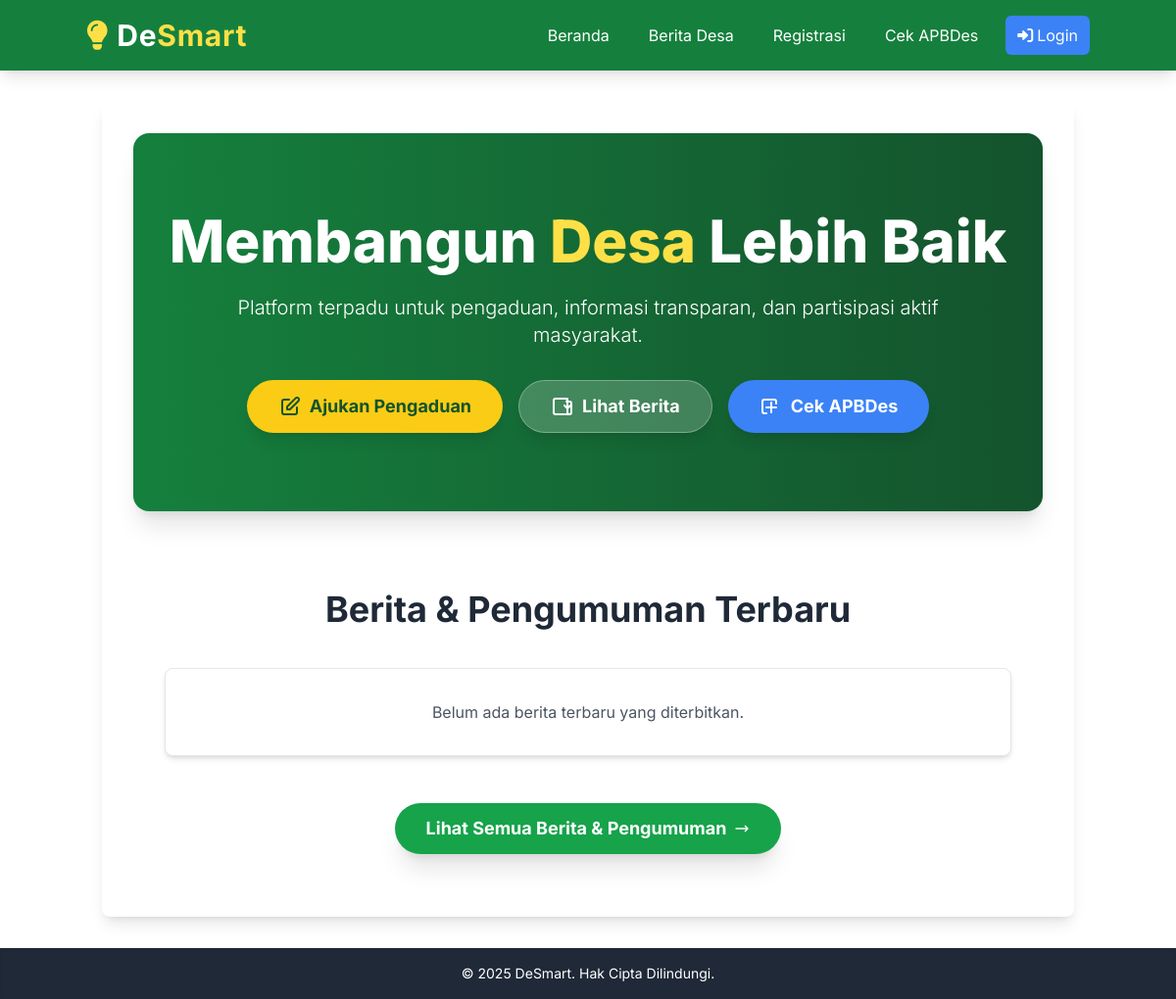
Before: / with the older database file.
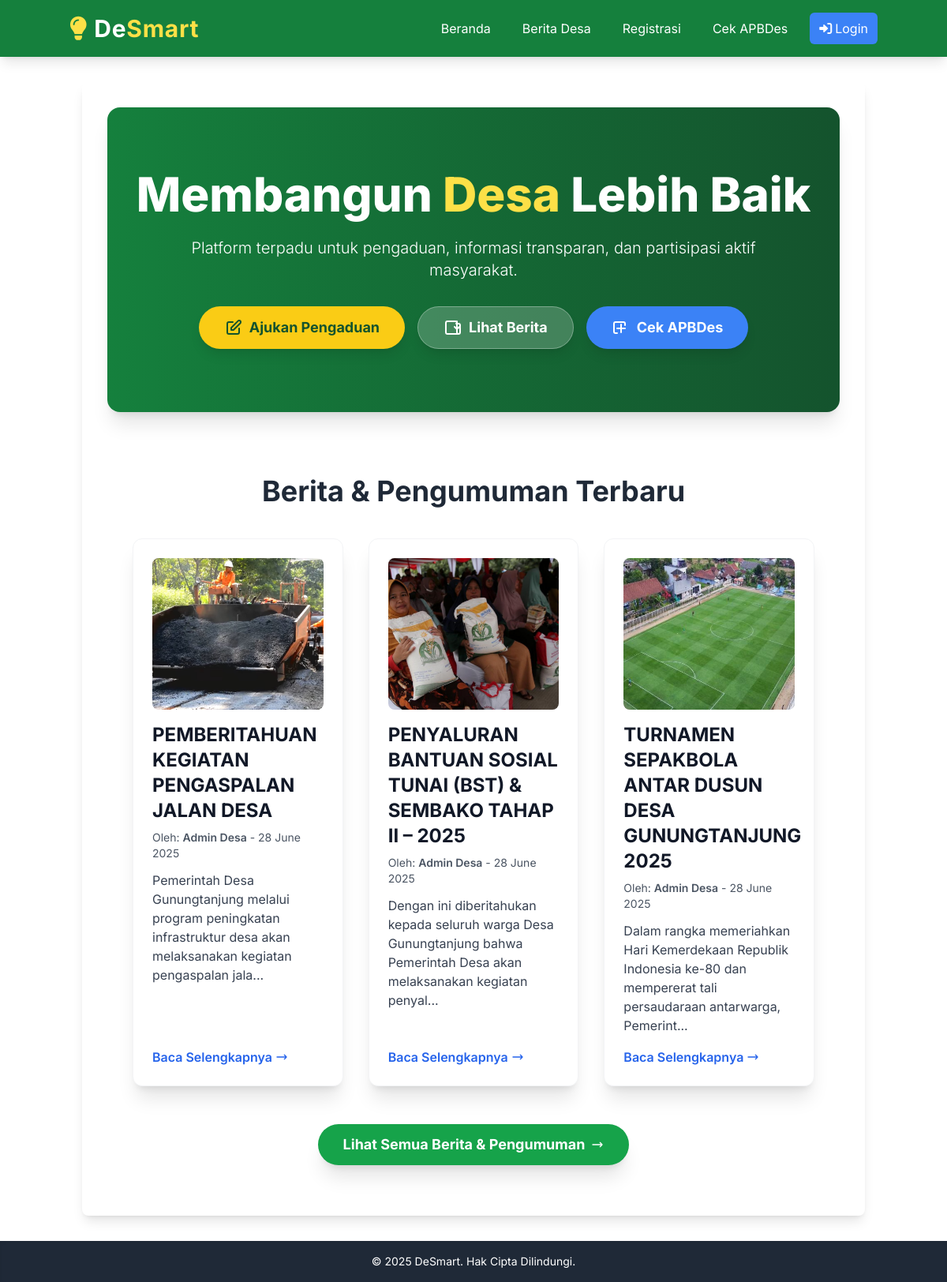
After: the same page with the newer database file.
### models.py (models this page shows, shortened)
class Berita(db.Model):
    id = db.Column(db.Integer, primary_key=True)
    judul = db.Column(db.String(200), nullable=False)
    isi_berita = db.Column(db.Text, nullable=False)
    url_gambar_utama = db.Column(db.String(255), nullable=True)
    tanggal_publikasi = db.Column(db.DateTime, default=datetime.utcnow)
    penulis = db.Column(db.String(50), default='Admin Desa', nullable=False) # Penulis berita, defaultnya Admin Desa

### app.py (the view)
@app.route('/')
def index():
    berita_terbaru = Berita.query.order_by(Berita.tanggal_publikasi.desc()).limit(3).all()
    return render_template('index.html', berita_terbaru=berita_terbaru)

### templates/index.html (shortened to what the changed rows need)
{% extends 'layout.html' %}
{% block content %}
    <section class="relative bg-gradient-to-r from-green-700 to-green-900 text-white py-12 px-4 md:py-20 md:px-8 rounded-2xl shadow-xl mb-12 overflow-hidden">
        <div class="relative z-10 max-w-4xl mx-auto text-center">
            <h1 class="text-4xl sm:text-5xl md:text-6xl font-extrabold leading-tight mb-4 md:mb-6 animate-fade-in-down">
                Membangun <span class="text-yellow-300">Desa</span> Lebih Baik
            </h1>
        </div>
    </section>
    <section class="py-8 px-4 sm:px-6 md:px-8 animate-on-scroll opacity-0 transform translate-y-10">
        <h2 class="text-3xl md:text-4xl font-bold text-center text-gray-800 mb-8 md:mb-10">Berita & Pengumuman Terbaru</h2>
        <div class="grid grid-cols-1 md:grid-cols-2 lg:grid-cols-3 gap-6 md:gap-8">
            {% if berita_terbaru %}
                {% for berita_item in berita_terbaru %}
                    <div class="bg-white rounded-xl p-5 md:p-6 shadow-xl border border-gray-100 flex flex-col transform hover:scale-102 transition-transform duration-300">
                        {% if berita_item.url_gambar_utama %}
                            <div class="w-full h-40 sm:h-48 mb-4 rounded-lg overflow-hidden">
                                <img src="{{ url_for('uploaded_file', filename=berita_item.url_gambar_utama) }}" alt="{{ berita_item.judul }}" class="w-full h-full object-cover transform hover:scale-110 transition-transform duration-300">
                            </div>
                        {% else %}
                            <div class="w-full h-40 sm:h-48 bg-gray-200 rounded-lg mb-4 flex items-center justify-center text-gray-500 text-base sm:text-lg font-medium">
                                [Gambar Tidak Tersedia]
                            </div>
                        {% endif %}
                        <h3 class="text-xl sm:text-2xl font-bold text-gray-900 mb-2 leading-tight">{{ berita_item.judul }}</h3>
                        <p class="text-xs sm:text-sm text-gray-600 mb-3">Oleh: <span class="font-semibold">{{ berita_item.penulis }}</span> - {{ berita_item.tanggal_publikasi.strftime('%d %B %Y') }}</p>
                        <p class="text-sm sm:text-base text-gray-700 flex-grow mb-4">{{ berita_item.isi_berita[:120] }}{% if berita_item.isi_berita|length > 120 %}...{% endif %}</p>
                        <a href="{{ url_for('detail_berita_publik', berita_id=berita_item.id) }}" class="mt-auto inline-block text-blue-600 hover:text-blue-800 font-semibold transition-colors flex items-center text-sm sm:text-base">
                            Baca Selengkapnya
                            <svg class="ml-1 w-3 h-3 sm:w-4 sm:h-4" fill="none" stroke="currentColor" viewBox="0 0 24 24" xmlns="http://www.w3.org/2000/svg"><path stroke-linecap="round" stroke-linejoin="round" stroke-width="2" d="M17 8l4 4m0 0l-4 4m4-4H3"></path></svg>
                        </a>
                    </div>
                {% endfor %}
            {% else %}
                <p class="col-span-full text-center text-gray-600 p-8 bg-white rounded-lg shadow-md border border-gray-200">Belum ada berita terbaru yang diterbitkan.</p>
            {% endif %}
        </div>
    </section>
{% endblock %}

Changed rows visible on the page:
added Berita: url_gambar_utama (picture), judul "PEMBERITAHUAN KEGIATAN PENGASPALAN JALAN DESA", penulis "Admin Desa", tanggal_publikasi "28 June 2025", isi_berita "Pemerintah Desa Gunungtanjung melalui program peningkatan infrastruktur desa akan melaksanakan kegiatan pengaspalan jala"
added Berita: url_gambar_utama (picture), judul "PENYALURAN BANTUAN SOSIAL TUNAI (BST) & SEMBAKO TAHAP II – 2025", penulis "Admin Desa", tanggal_publikasi "28 June 2025", isi_berita "Dengan ini diberitahukan kepada seluruh warga Desa Gunungtanjung bahwa Pemerintah Desa akan melaksanakan kegiatan penyal"
added Berita: url_gambar_utama (picture), judul "TURNAMEN SEPAKBOLA ANTAR DUSUN DESA GUNUNGTANJUNG 2025", penulis "Admin Desa", tanggal_publikasi "28 June 2025", isi_berita "Dalam rangka memeriahkan Hari Kemerdekaan Republik Indonesia ke-80 dan mempererat tali persaudaraan antarwarga, Pemerint"
Other visible differences:
text no longer shown: "Belum ada berita terbaru yang diterbitkan."
